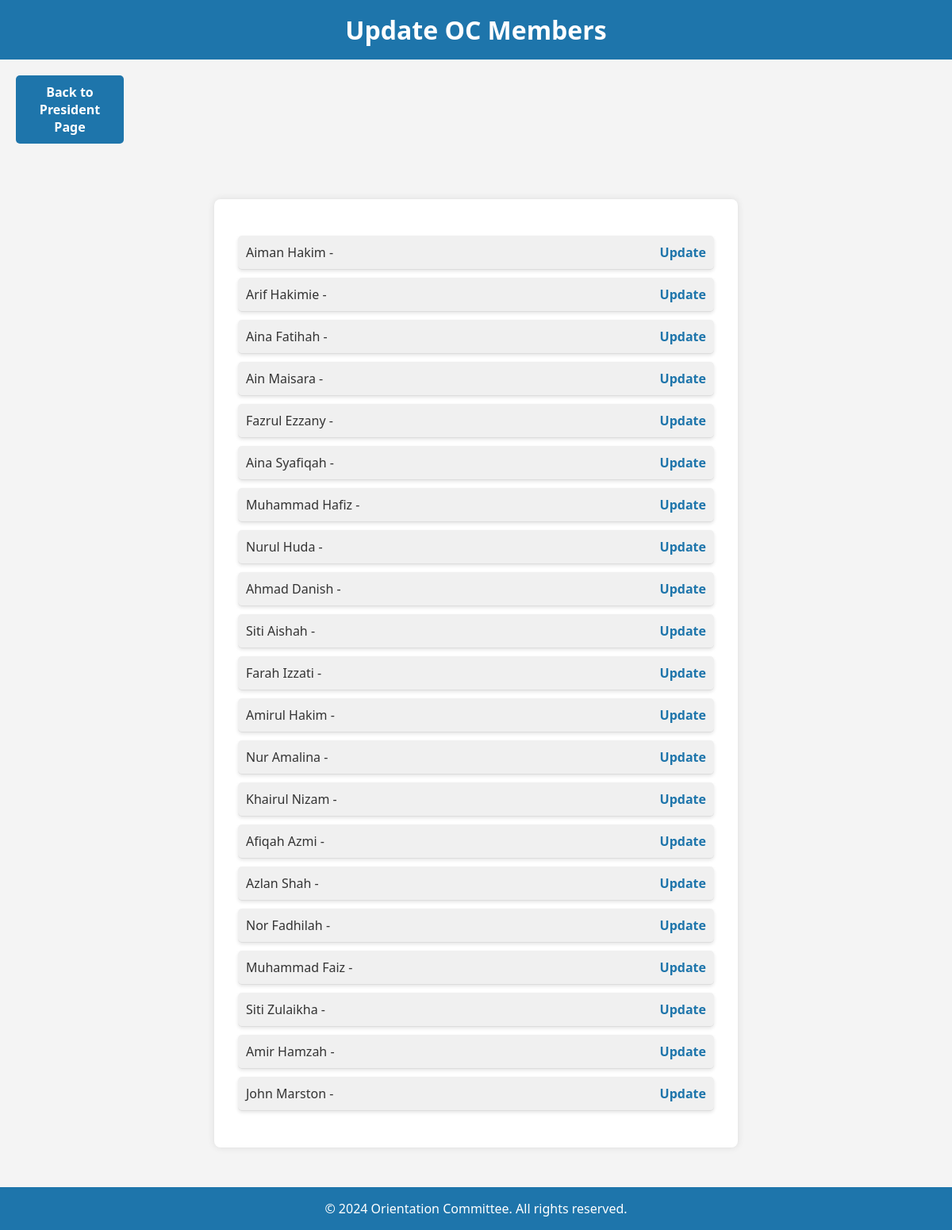
The page /OC/oc_president_page/update_page/update_oc_list/ on the database its author committed.
### RecruitmentSystem/models.py (models this page shows, shortened)
class OCData(models.Model):
    ocname = models.CharField(max_length=100)
    ocusername = models.CharField(max_length=50)
    ocpassword = models.CharField(max_length=50)
    ocid = models.CharField(max_length=20)
    ocemail = models.EmailField()
    ocgender = models.CharField(max_length=10)
    ocbureau = models.CharField(max_length=100)

### RecruitmentSystem/views.py (the view)
# urls.py: path("oc_president_page/update_page/update_oc_list/", views.update_oc_list, name="update_oc_list"),
def update_oc_list(request):
    oc_list = OCData.objects.all()
    return render(request, 'update_oc_list.html', {'oc_list': oc_list})

### RecruitmentSystem/templates/update_oc_list.html (shortened to what this page needs)
<!DOCTYPE html>
<html lang="en">
<head>
</head>
<body>
    <header>
        <h1>Update OC Members</h1>
    </header>
    <a href="{% url 'oc_president_page' %}" class="back-button">Back to President Page</a>
    <div class="container">
        <ul class="oc-list">
            {% for oc in oc_list %}
            <li>
                {{ oc.ocname }} - <a href="{% url 'update_oc' oc.pk %}">Update</a>
            </li>
            {% endfor %}
        </ul>
    </div>
    <footer>
        <p>&copy; 2024 Orientation Committee. All rights reserved.</p>
    </footer>
</body>
</html>

### RecruitmentSystem/templates/update_oc_list.html (style rules this page uses)
body { font-family: 'Segoe UI', Tahoma, Geneva, Verdana, sans-serif; background-color: #f4f4f4; margin: 0; padding: 0; color: #333; display: flex; flex-direction: column; min-height: 100vh; }
header { background-color: #1e75ab; color: white; text-align: center; padding: 1em 0; }
footer { background-color: #1e75ab; color: white; text-align: center; padding: 1em 0; margin-top: auto; width: 100%; }
header h1, footer p { margin: 0; }
.container { width: 50%; margin: 50px auto; padding: 30px; background-color: #fff; border-radius: 8px; box-shadow: 0 0 10px rgba(0, 0, 0, 0.1); }
.oc-list { list-style-type: none; padding: 0; }
.oc-list li { margin-bottom: 10px; padding: 10px; background-color: #f0f0f0; border-radius: 5px; box-shadow: 0 2px 4px rgba(0, 0, 0, 0.1); }
.oc-list li a { color: #1e75ab; text-decoration: none; font-weight: bold; margin-left: 10px; }
.back-button { margin: 20px; padding: 10px 20px; background-color: #1e75ab; color: white; border-radius: 5px; text-decoration: none; font-weight: bold; width: 8%; text-align: center; }
ul { list-style-type: none; padding: 0; }
li { padding: 10px; border-bottom: 1px solid #ddd; }
a { color: #4CAF50; text-decoration: none; float: right; }

### rows shown on the page
OCData: ocname "Aiman Hakim"
OCData: ocname "Arif Hakimie"
OCData: ocname "Aina Fatihah"
OCData: ocname "Ain Maisara"
OCData: ocname "Fazrul Ezzany"
OCData: ocname "Aina Syafiqah"
OCData: ocname "Muhammad Hafiz"
OCData: ocname "Nurul Huda"
OCData: ocname "Ahmad Danish"
OCData: ocname "Siti Aishah"
OCData: ocname "Farah Izzati"
OCData: ocname "Amirul Hakim"
OCData: ocname "Nur Amalina"
OCData: ocname "Khairul Nizam"
OCData: ocname "Afiqah Azmi"
OCData: ocname "Azlan Shah"
OCData: ocname "Nor Fadhilah"
OCData: ocname "Muhammad Faiz"
OCData: ocname "Siti Zulaikha"
OCData: ocname "Amir Hamzah"
OCData: ocname "John Marston"
